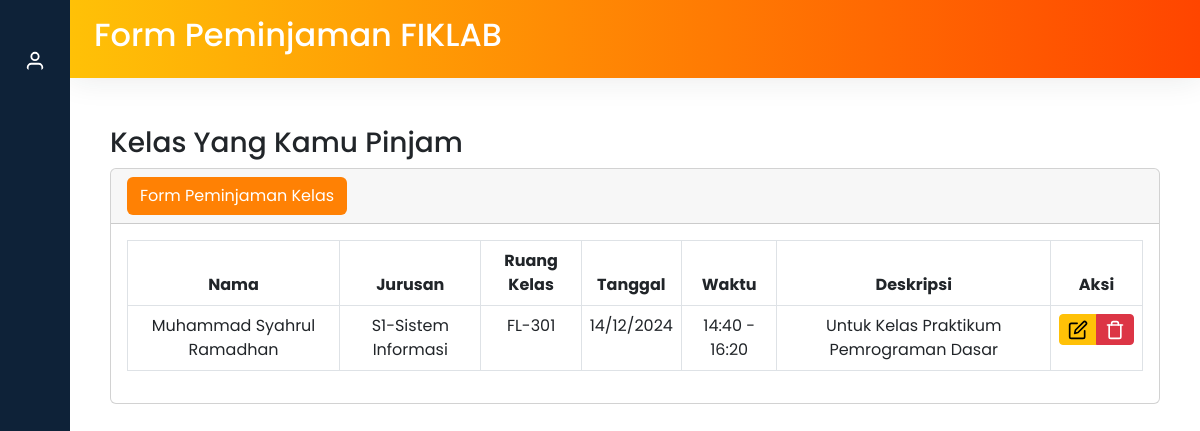
The page /form-fl.php (signed in) on the database its author committed.
### tables this page shows
CREATE TABLE `form_peminjaman_kelas_fl` (
  `id_fl` int(11) NOT NULL,
  `nama_mahasiswa` varchar(50) NOT NULL,
  `jurusan` varchar(50) NOT NULL,
  `ruang_kelas` varchar(50) NOT NULL,
  `tanggal` date NOT NULL,
  `waktu` varchar(50) NOT NULL,
  `deskripsi` varchar(255) NOT NULL,
  `nim` varchar(25) NOT NULL
);

### function.php (called while the page is built, shortened)
<?php
$koneksi = mysqli_connect("localhost", "root", "", "db_fik");
function query1($query1) {
    global $koneksi;
    $result = mysqli_query($koneksi, $query1);
    $rows_fl = [];
    while ( $row_fl = mysqli_fetch_assoc($result)) {
        $rows_fl[] = $row_fl;
    }
    return $rows_fl;
}
?>

### form-fl.php (the view, shortened to what this page needs)
<?php
require 'function.php';
$form_peminjaman_fl = query1("SELECT * FROM form_peminjaman_kelas_fl");
$user_entries = array_filter($form_peminjaman_fl, function($row) {
    return $row["nim"] == $_SESSION['session_nim'];
});
?>
<!DOCTYPE html>
<html lang="en">
<head>
    <link rel="stylesheet" href="https://cdn.jsdelivr.net/npm/bootstrap@5.2.3/dist/css/bootstrap.min.css" />
    <link href="https://cdn.lineicons.com/4.0/lineicons.css" rel="stylesheet" />
    <link rel="stylesheet" href="css/style.css">
    <link rel="stylesheet" href="css/style.css">
</head>
<body>
    <div class="wrapper">
        <aside id="sidebar">
            <div class="d-flex">
                <button class="toggle-btn" type="button">
                </button>
            </div>
            <div class="d-flex profile-img justify-content-center">
                <div class="toggle-btn" type="button">
                    <i data-feather="user" class="img-fluid rounded-circle" style="width: 80px; color: white"></i>
                </div>
            </div>
            <a href="#" class="sidebar-link" style="text-align: center;">
            </a>
            <ul class="sidebar-nav">
                <li class="sidebar-item">
                    <a href="kelas-fiklab.php" class="sidebar-link">
                    </a>
                </li>
                <li class="sidebar-item">
                    <a href="info-peminjaman-fl.php" class="sidebar-link">
                    </a>
                </li>
                <li class="sidebar-item">
                    <a href="form-fl.php" class="sidebar-link">
                    </a>
                </li>
                <li class="sidebar-item">
                    <a href="index.php" class="sidebar-link">
                    </a>
                </li>
            </ul>
        </aside>
        <div class="main">
            <nav class="navbar navbar-expand px-4 py-3" style="background: linear-gradient(to right, #ffc107 , #ff4500);">
                <h2 style="color: white; ">Form Peminjaman FIKLAB</h2>
            </nav>
            <main class="content px-3 py-4">
                <div class="container-fluid">
                    <div class="container-fluid">
                        <h3 class="mt-4">Kelas Yang Kamu Pinjam</h3>
                        <div class="card">
                            <div class="card-header">
                                <button type="button" class="btn text-white" data-bs-toggle="modal" data-bs-target="#exampleModal" style="background: #ff8104">
                                    Form Peminjaman Kelas
                                </button>
                            </div>
                             <?php if (!empty($user_entries)): ?>
                            <div class="card-body">
                                <table class="table table-bordered text-center">
                                    <thead>
                                        <tr>
                                            <th scope="col">Nama</th>
                                            <th scope="col">Jurusan</th>
                                            <th scope="col">Ruang Kelas</th>
                                            <th scope="col">Tanggal</th>
                                            <th scope="col">Waktu</th>
                                            <th scope="col">Deskripsi</th>
                                            <th scope="col">Aksi</th>
                                        </tr>
                                    </thead>
                                    <tbody>
                                        <?php foreach ($form_peminjaman_fl as $row_fl) : ?>
                                            <?php if ($row_fl["nim"] == $_SESSION['session_nim']): ?>
                                                <tr>
                                                    <td><?= $row_fl["nama_mahasiswa"] ?></td>
                                                    <td><?= $row_fl["jurusan"] ?></td>
                                                    <td><?= $row_fl["ruang_kelas"] ?></td>
                                                    <td><?= $formatdate = date('d/m/Y', strtotime($row_fl["tanggal"])) ?></td>
                                                    <td><?= $row_fl["waktu"] ?></td>
                                                    <td><?= $row_fl["deskripsi"] ?></td>
                                                    <td>
                                                        <div class="btn-group btn-group-sm" role="group">
                                                            <button class="btn btn-warning" data-bs-toggle="modal" data-bs-target="#editModal<?= $row_fl['id_fl'] ?>">
                                                                <i data-feather="edit" style="width: 20px; height: 20px"></i>
                                                            </button>
                                                            <button class="btn btn-danger" data-bs-toggle="modal" data-bs-target="#deleteModal<?= $row_fl['id_fl'] ?>">
                                                                <i data-feather="trash" style="width: 20px; height: 20px"></i>
                                                            </button>
                                                        </div>
                                                    </td>
                                                </tr>
                                            <?php endif; ?>
                                        <?php endforeach; ?>
                                    </tbody>
                                </table>
                            </div>
                            <?php else: ?>
                            <div class="card-body">
                                <p class="text-center text-muted">Anda belum melakukan peminjaman kelas. Silakan klik tombol "Form Peminjaman Kelas" untuk memulai.</p>
                            </div>
                            <?php endif; ?>
                        </div>
                    </div>
                </div>
        </div>
    </div>
</body>
</html>

### css/style.css (style rules this page uses)
* { scroll-padding-top: 1rem; scroll-behavior: smooth; }
body { font-family: "Poppins", sans-serif; background: #ececec; }
::placeholder { font-size: 16px; }
a { text-decoration: none; }
li { list-style: none; }
.wrapper { display: flex; }
.main { display: flex; flex-direction: column; min-height: 100vh; width: 100%; overflow: hidden; transition: all 0.35s ease-in-out; background-color: #fff; min-width: 0; }
#sidebar { width: 70px; min-width: 70px; z-index: 1000; transition: all 0.25s ease-in-out; background-color: #0e2238; display: flex; flex-direction: column; }
.toggle-btn { background-color: transparent; cursor: pointer; border: 0; padding: 1rem 1.5rem; }
.sidebar-nav { padding: 2rem 0; flex: 1 1 auto; }
a.sidebar-link { padding: 0.625rem 1.625rem; color: #fff; display: block; font-size: 0.9rem; white-space: nowrap; border-left: 3px solid transparent; }
.sidebar-item { position: relative; }
.navbar { background-color: #f5f5f5; box-shadow: 0 0 2rem 0 rgba(33, 37, 41, 0.1); }

### rows shown on the page
form_peminjaman_kelas_fl: nama_mahasiswa "Muhammad Syahrul Ramadhan", jurusan "S1-Sistem Informasi", ruang_kelas "FL-301", tanggal "14/12/2024", waktu "14:40 - 16:20", deskripsi "Untuk Kelas Praktikum Pemrograman Dasar"
